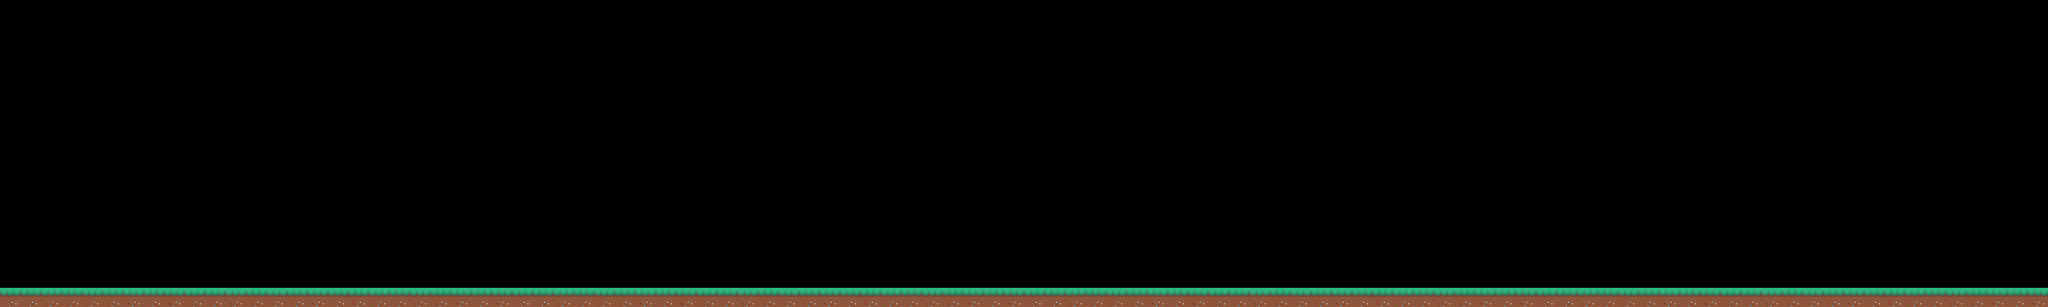

Tiled map render using the project's own tile images. Description and the whole map definition, tile-layer contents included, below:
An orthogonal 100x15 tile map with 32x32 px tiles, 1 tile layer (ground) and 1 object (object).

<map version="1.10" tiledversion="1.12.2" orientation="orthogonal" renderorder="right-down" width="100" height="15" tilewidth="32" tileheight="32" infinite="0" nextlayerid="3" nextobjectid="9">
 <tileset firstgid="1" source="../tileset.tsx" />
 <layer id="1" name="ground" width="100" height="15">
  <data encoding="csv">
0,0,0,0,0,0,0,0,0,0,0,0,0,0,0,0,0,0,0,0,0,0,0,0,0,0,0,0,0,0,0,0,0,0,0,0,0,0,0,0,0,0,0,0,0,0,0,0,0,0,0,0,0,0,0,0,0,0,0,0,0,0,0,0,0,0,0,0,0,0,0,0,0,0,0,0,0,0,0,0,0,0,0,0,0,0,0,0,0,0,0,0,0,0,0,0,0,0,0,0,
0,0,0,0,0,0,0,0,0,0,0,0,0,0,0,0,0,0,0,0,0,0,0,0,0,0,0,0,0,0,0,0,0,0,0,0,0,0,0,0,0,0,0,0,0,0,0,0,0,0,0,0,0,0,0,0,0,0,0,0,0,0,0,0,0,0,0,0,0,0,0,0,0,0,0,0,0,0,0,0,0,0,0,0,0,0,0,0,0,0,0,0,0,0,0,0,0,0,0,0,
0,0,0,0,0,0,0,0,0,0,0,0,0,0,0,0,0,0,0,0,0,0,0,0,0,0,0,0,0,0,0,0,0,0,0,0,0,0,0,0,0,0,0,0,0,0,0,0,0,0,0,0,0,0,0,0,0,0,0,0,0,0,0,0,0,0,0,0,0,0,0,0,0,0,0,0,0,0,0,0,0,0,0,0,0,0,0,0,0,0,0,0,0,0,0,0,0,0,0,0,
0,0,0,0,0,0,0,0,0,0,0,0,0,0,0,0,0,0,0,0,0,0,0,0,0,0,0,0,0,0,0,0,0,0,0,0,0,0,0,0,0,0,0,0,0,0,0,0,0,0,0,0,0,0,0,0,0,0,0,0,0,0,0,0,0,0,0,0,0,0,0,0,0,0,0,0,0,0,0,0,0,0,0,0,0,0,0,0,0,0,0,0,0,0,0,0,0,0,0,0,
0,0,0,0,0,0,0,0,0,0,0,0,0,0,0,0,0,0,0,0,0,0,0,0,0,0,0,0,0,0,0,0,0,0,0,0,0,0,0,0,0,0,0,0,0,0,0,0,0,0,0,0,0,0,0,0,0,0,0,0,0,0,0,0,0,0,0,0,0,0,0,0,0,0,0,0,0,0,0,0,0,0,0,0,0,0,0,0,0,0,0,0,0,0,0,0,0,0,0,0,
0,0,0,0,0,0,0,0,0,0,0,0,0,0,0,0,0,0,0,0,0,0,0,0,0,0,0,0,0,0,0,0,0,0,0,0,0,0,0,0,0,0,0,0,0,0,0,0,0,0,0,0,0,0,0,0,0,0,0,0,0,0,0,0,0,0,0,0,0,0,0,0,0,0,0,0,0,0,0,0,0,0,0,0,0,0,0,0,0,0,0,0,0,0,0,0,0,0,0,0,
0,0,0,0,0,0,0,0,0,0,0,0,0,0,0,0,0,0,0,0,0,0,0,0,0,0,0,0,0,0,0,0,0,0,0,0,0,0,0,0,0,0,0,0,0,0,0,0,0,0,0,0,0,0,0,0,0,0,0,0,0,0,0,0,0,0,0,0,0,0,0,0,0,0,0,0,0,0,0,0,0,0,0,0,0,0,0,0,0,0,0,0,0,0,0,0,0,0,0,0,
0,0,0,0,0,0,0,0,0,0,0,0,0,0,0,0,0,0,0,0,0,0,0,0,0,0,0,0,0,0,0,0,0,0,0,0,0,0,0,0,0,0,0,0,0,0,0,0,0,0,0,0,0,0,0,0,0,0,0,0,0,0,0,0,0,0,0,0,0,0,0,0,0,0,0,0,0,0,0,0,0,0,0,0,0,0,0,0,0,0,0,0,0,0,0,0,0,0,0,0,
0,0,0,0,0,0,0,0,0,0,0,0,0,0,0,0,0,0,0,0,0,0,0,0,0,0,0,0,0,0,0,0,0,0,0,0,0,0,0,0,0,0,0,0,0,0,0,0,0,0,0,0,0,0,0,0,0,0,0,0,0,0,0,0,0,0,0,0,0,0,0,0,0,0,0,0,0,0,0,0,0,0,0,0,0,0,0,0,0,0,0,0,0,0,0,0,0,0,0,0,
0,0,0,0,0,0,0,0,0,0,0,0,0,0,0,0,0,0,0,0,0,0,0,0,0,0,0,0,0,0,0,0,0,0,0,0,0,0,0,0,0,0,0,0,0,0,0,0,0,0,0,0,0,0,0,0,0,0,0,0,0,0,0,0,0,0,0,0,0,0,0,0,0,0,0,0,0,0,0,0,0,0,0,0,0,0,0,0,0,0,0,0,0,0,0,0,0,0,0,0,
0,0,0,0,0,0,0,0,0,0,0,0,0,0,0,0,0,0,0,0,0,0,0,0,0,0,0,0,0,0,0,0,0,0,0,0,0,0,0,0,0,0,0,0,0,0,0,0,0,0,0,0,0,0,0,0,0,0,0,0,0,0,0,0,0,0,0,0,0,0,0,0,0,0,0,0,0,0,0,0,0,0,0,0,0,0,0,0,0,0,0,0,0,0,0,0,0,0,0,0,
0,0,0,0,0,0,0,0,0,0,0,0,0,0,0,0,0,0,0,0,0,0,0,0,0,0,0,0,0,0,0,0,0,0,0,0,0,0,0,0,0,0,0,0,0,0,0,0,0,0,0,0,0,0,0,0,0,0,0,0,0,0,0,0,0,0,0,0,0,0,0,0,0,0,0,0,0,0,0,0,0,0,0,0,0,0,0,0,0,0,0,0,0,0,0,0,0,0,0,0,
0,0,0,0,0,0,0,0,0,0,0,0,0,0,0,0,0,0,0,0,0,0,0,0,0,0,0,0,0,0,0,0,0,0,0,0,0,0,0,0,0,0,0,0,0,0,0,0,0,0,0,0,0,0,0,0,0,0,0,0,0,0,0,0,0,0,0,0,0,0,0,0,0,0,0,0,0,0,0,0,0,0,0,0,0,0,0,0,0,0,0,0,0,0,0,0,0,0,0,0,
0,0,0,0,0,0,0,0,0,0,0,0,0,0,0,0,0,0,0,0,0,0,0,0,0,0,0,0,0,0,0,0,0,0,0,0,0,0,0,0,0,0,0,0,0,0,0,0,0,0,0,0,0,0,0,0,0,0,0,0,0,0,0,0,0,0,0,0,0,0,0,0,0,0,0,0,0,0,0,0,0,0,0,0,0,0,0,0,0,0,0,0,0,0,0,0,0,0,0,0,
2,2,2,2,2,2,2,2,2,2,2,2,2,2,2,2,2,2,2,2,2,2,2,2,2,2,2,2,2,2,2,2,2,2,2,2,2,2,2,2,2,2,2,2,2,2,2,2,2,2,2,2,2,2,2,2,2,2,2,2,2,2,2,2,2,2,2,2,2,2,2,2,2,2,2,2,2,2,2,2,2,2,2,2,2,2,2,2,2,2,2,2,2,2,2,2,2,2,2,2
</data>
 </layer>
 <objectgroup id="2" name="object">
  <object id="7" name="object" x="0" y="448" width="3200" height="32" />
 </objectgroup>
</map>
